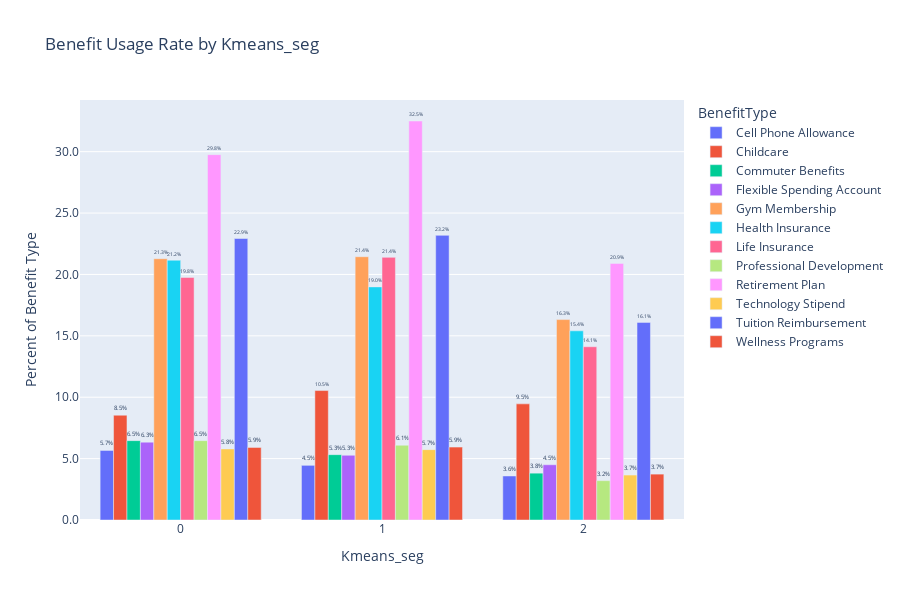

Write notebook code for a chart like this one.
### Code cell
cluster_sizes = df_analysis_clustered_benefits[['EmployeeID', 'Kmeans_seg']].drop_duplicates().groupby('Kmeans_seg').size()
benefit_cluster_counts = (
    df_analysis_clustered_benefits
    .groupby(['BenefitType', 'Kmeans_seg'])['EmployeeID']
    .nunique()
    .unstack(fill_value=0)
)
benefit_usage_rate = benefit_cluster_counts.div(cluster_sizes, axis=1) * 100  # in %

#plot
def plot_benefit_usage_rate(benefit_usage_rate: pd.DataFrame, demo: str = 'Cluster'):
    fig = px.bar(benefit_usage_rate.reset_index().melt(id_vars='BenefitType', var_name=demo, value_name='Percent'),
                  x=demo,
                  y='Percent',
                  color='BenefitType',
                  barmode='group',
                  title=f'Benefit Usage Rate by {demo}',
                  labels={'Percent': 'Percent of Benefit Type'},
                  text='Percent',
                  height=600)
    fig.update_traces(texttemplate='%{text:.1f}%', textposition='outside')
    fig.update_layout(xaxis_title=demo, yaxis_title='Percent of Benefit Type', yaxis_tickformat='.1f')  # Ensure y-axis is formatted as percentage
    fig.show()

plot_benefit_usage_rate(benefit_usage_rate, demo='Kmeans_seg')

### Figure 1 — Plotly figure (JSON) as saved in the notebook; plotly's stock layout.template omitted (floating-point values rounded to 4 significant figures)
{"data": [{"alignmentgroup": "True", "hovertemplate": "BenefitType=Cell Phone Allowance<br>Kmeans_seg=%{x}<br>Percent of Benefit Type=%{text}<extra></extra>", "legendgroup": "Cell Phone Allowance", "marker": {"color": "#636efa", "pattern": {"shape": ""}}, "name": "Cell Phone Allowance", "offsetgroup": "Cell Phone Allowance", "orientation": "v", "showlegend": true, "text": [5.671, 4.452, 3.585], "textposition": "outside", "texttemplate": "%{text:.1f}%", "type": "bar", "x": [0, 1, 2], "xaxis": "x", "y": [5.671, 4.452, 3.585], "yaxis": "y"}, {"alignmentgroup": "True", "hovertemplate": "BenefitType=Childcare<br>Kmeans_seg=%{x}<br>Percent of Benefit Type=%{text}<extra></extra>", "legendgroup": "Childcare", "marker": {"color": "#EF553B", "pattern": {"shape": ""}}, "name": "Childcare", "offsetgroup": "Childcare", "orientation": "v", "showlegend": true, "text": [8.537, 10.54, 9.458], "textposition": "outside", "texttemplate": "%{text:.1f}%", "type": "bar", "x": [0, 1, 2], "xaxis": "x", "y": [8.537, 10.54, 9.458], "yaxis": "y"}, {"alignmentgroup": "True", "hovertemplate": "BenefitType=Commuter Benefits<br>Kmeans_seg=%{x}<br>Percent of Benefit Type=%{text}<extra></extra>", "legendgroup": "Commuter Benefits", "marker": {"color": "#00cc96", "pattern": {"shape": ""}}, "name": "Commuter Benefits", "offsetgroup": "Commuter Benefits", "orientation": "v", "showlegend": true, "text": [6.463, 5.322, 3.814], "textposition": "outside", "texttemplate": "%{text:.1f}%", "type": "bar", "x": [0, 1, 2], "xaxis": "x", "y": [6.463, 5.322, 3.814], "yaxis": "y"}, {"alignmentgroup": "True", "hovertemplate": "BenefitType=Flexible Spending Account<br>Kmeans_seg=%{x}<br>Percent of Benefit Type=%{text}<extra></extra>", "legendgroup": "Flexible Spending Account", "marker": {"color": "#ab63fa", "pattern": {"shape": ""}}, "name": "Flexible Spending Account", "offsetgroup": "Flexible Spending Account", "orientation": "v", "showlegend": true, "text": [6.341, 5.271, 4.5], "textposition": "outside", "texttemplate": "%{text:.1f}%", "type": "bar", "x": [0, 1, 2], "xaxis": "x", "y": [6.341, 5.271, 4.5], "yaxis": "y"}, {"alignmentgroup": "True", "hovertemplate": "BenefitType=Gym Membership<br>Kmeans_seg=%{x}<br>Percent of Benefit Type=%{text}<extra></extra>", "legendgroup": "Gym Membership", "marker": {"color": "#FFA15A", "pattern": {"shape": ""}}, "name": "Gym Membership", "offsetgroup": "Gym Membership", "orientation": "v", "showlegend": true, "text": [21.28, 21.44, 16.32], "textposition": "outside", "texttemplate": "%{text:.1f}%", "type": "bar", "x": [0, 1, 2], "xaxis": "x", "y": [21.28, 21.44, 16.32], "yaxis": "y"}, {"alignmentgroup": "True", "hovertemplate": "BenefitType=Health Insurance<br>Kmeans_seg=%{x}<br>Percent of Benefit Type=%{text}<extra></extra>", "legendgroup": "Health Insurance", "marker": {"color": "#19d3f3", "pattern": {"shape": ""}}, "name": "Health Insurance", "offsetgroup": "Health Insurance", "orientation": "v", "showlegend": true, "text": [21.16, 18.99, 15.41], "textposition": "outside", "texttemplate": "%{text:.1f}%", "type": "bar", "x": [0, 1, 2], "xaxis": "x", "y": [21.16, 18.99, 15.41], "yaxis": "y"}, {"alignmentgroup": "True", "hovertemplate": "BenefitType=Life Insurance<br>Kmeans_seg=%{x}<br>Percent of Benefit Type=%{text}<extra></extra>", "legendgroup": "Life Insurance", "marker": {"color": "#FF6692", "pattern": {"shape": ""}}, "name": "Life Insurance", "offsetgroup": "Life Insurance", "orientation": "v", "showlegend": true, "text": [19.76, 21.39, 14.11], "textposition": "outside", "texttemplate": "%{text:.1f}%", "type": "bar", "x": [0, 1, 2], "xaxis": "x", "y": [19.76, 21.39, 14.11], "yaxis": "y"}, {"alignmentgroup": "True", "hovertemplate": "BenefitType=Professional Development<br>Kmeans_seg=%{x}<br>Percent of Benefit Type=%{text}<extra></extra>", "legendgroup": "Professional Development", "marker": {"color": "#B6E880", "pattern": {"shape": ""}}, "name": "Professional Development", "offsetgroup": "Professional Development", "orientation": "v", "showlegend": true, "text": [6.463, 6.09, 3.204], "textposition": "outside", "texttemplate": "%{text:.1f}%", "type": "bar", "x": [0, 1, 2], "xaxis": "x", "y": [6.463, 6.09, 3.204], "yaxis": "y"}, {"alignmentgroup": "True", "hovertemplate": "BenefitType=Retirement Plan<br>Kmeans_seg=%{x}<br>Percent of Benefit Type=%{text}<extra></extra>", "legendgroup": "Retirement Plan", "marker": {"color": "#FF97FF", "pattern": {"shape": ""}}, "name": "Retirement Plan", "offsetgroup": "Retirement Plan", "orientation": "v", "showlegend": true, "text": [29.76, 32.5, 20.9], "textposition": "outside", "texttemplate": "%{text:.1f}%", "type": "bar", "x": [0, 1, 2], "xaxis": "x", "y": [29.76, 32.5, 20.9], "yaxis": "y"}, {"alignmentgroup": "True", "hovertemplate": "BenefitType=Technology Stipend<br>Kmeans_seg=%{x}<br>Percent of Benefit Type=%{text}<extra></extra>", "legendgroup": "Technology Stipend", "marker": {"color": "#FECB52", "pattern": {"shape": ""}}, "name": "Technology Stipend", "offsetgroup": "Technology Stipend", "orientation": "v", "showlegend": true, "text": [5.793, 5.732, 3.661], "textposition": "outside", "texttemplate": "%{text:.1f}%", "type": "bar", "x": [0, 1, 2], "xaxis": "x", "y": [5.793, 5.732, 3.661], "yaxis": "y"}, {"alignmentgroup": "True", "hovertemplate": "BenefitType=Tuition Reimbursement<br>Kmeans_seg=%{x}<br>Percent of Benefit Type=%{text}<extra></extra>", "legendgroup": "Tuition Reimbursement", "marker": {"color": "#636efa", "pattern": {"shape": ""}}, "name": "Tuition Reimbursement", "offsetgroup": "Tuition Reimbursement", "orientation": "v", "showlegend": true, "text": [22.93, 23.18, 16.09], "textposition": "outside", "texttemplate": "%{text:.1f}%", "type": "bar", "x": [0, 1, 2], "xaxis": "x", "y": [22.93, 23.18, 16.09], "yaxis": "y"}, {"alignmentgroup": "True", "hovertemplate": "BenefitType=Wellness Programs<br>Kmeans_seg=%{x}<br>Percent of Benefit Type=%{text}<extra></extra>", "legendgroup": "Wellness Programs", "marker": {"color": "#EF553B", "pattern": {"shape": ""}}, "name": "Wellness Programs", "offsetgroup": "Wellness Programs", "orientation": "v", "showlegend": true, "text": [5.915, 5.937, 3.738], "textposition": "outside", "texttemplate": "%{text:.1f}%", "type": "bar", "x": [0, 1, 2], "xaxis": "x", "y": [5.915, 5.937, 3.738], "yaxis": "y"}], "layout": {"barmode": "group", "height": 600, "legend": {"title": {"text": "BenefitType"}, "tracegroupgap": 0}, "title": {"text": "Benefit Usage Rate by Kmeans_seg"}, "xaxis": {"anchor": "y", "domain": [0, 1], "title": {"text": "Kmeans_seg"}}, "yaxis": {"anchor": "x", "domain": [0, 1], "tickformat": ".1f", "title": {"text": "Percent of Benefit Type"}}}}
